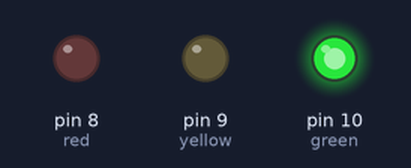
Recording of a sketch running on a simulated Arduino Uno, built with avr-gcc and run on an emulated ATmega328P. On the bench: output pins drawn as LEDs (lit = HIGH).

Above: at 2.5 s.
At 6.0 s:
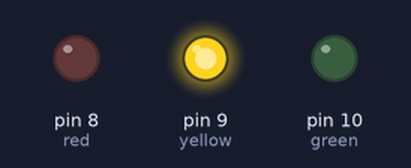
At 9.5 s:
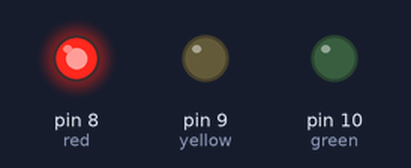
Timing chart, 0 to 15.6 s (numbered marks = the images above):
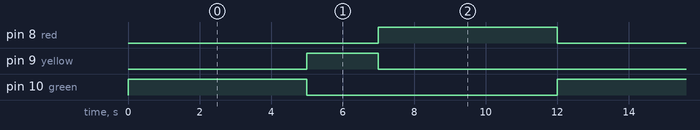

Measured:
- by itself, pin 8 (red), pin 10 (green): alternates HIGH for 5.0 s and LOW for 7.0 s
- by itself, pin 9 (yellow): alternates HIGH for 2.0 s and LOW for 10.0 s
- by itself, everything shown: repeats every 12.0 s, in 3 steps

The sketch:

traffic-light-led.ino
```cpp
int red = 8;
int yellow = 9;
int green = 10;

void setup() {
  pinMode(red, OUTPUT);
  pinMode(yellow, OUTPUT);
  pinMode(green, OUTPUT);
}

void loop() {

  // GREEN
  digitalWrite(green, HIGH);
  digitalWrite(yellow, LOW);
  digitalWrite(red, LOW);
  delay(5000);

  digitalWrite(green, LOW);
  digitalWrite(yellow, HIGH);
  digitalWrite(red, LOW);
  delay(2000);

  digitalWrite(green, LOW);
  digitalWrite(yellow, LOW);
  digitalWrite(red, HIGH);
  delay(5000);
}
```
